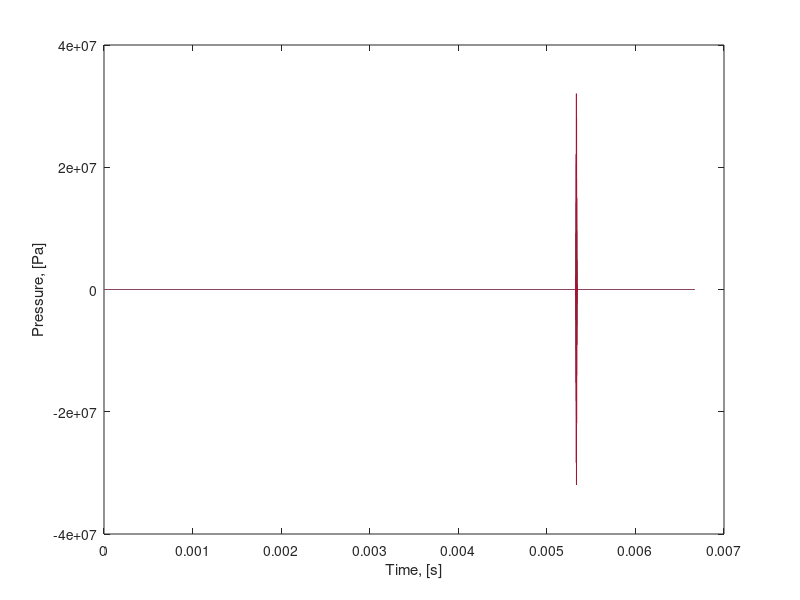
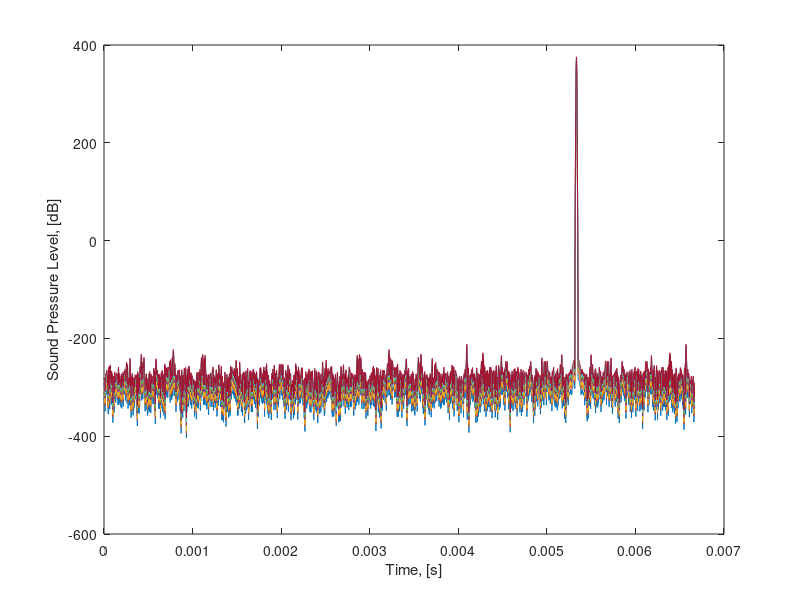
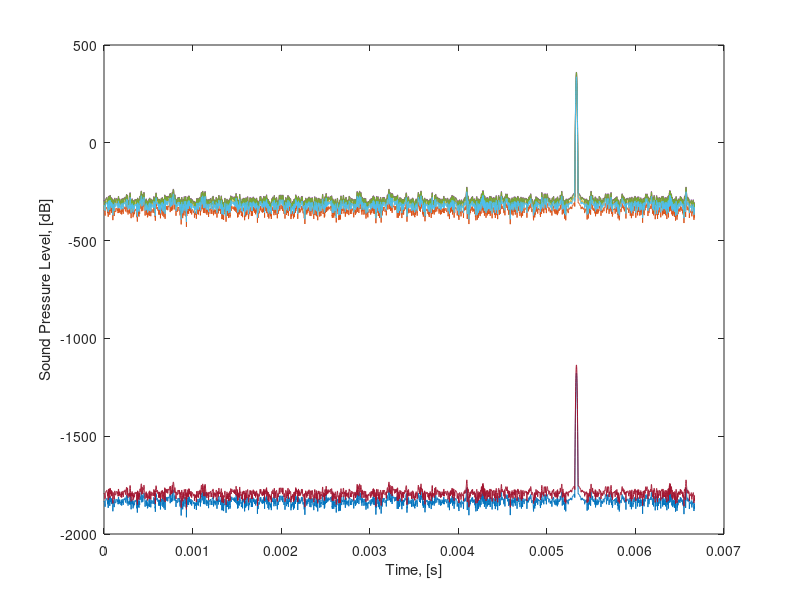

Reproduce these figures in MATLAB, in order.
%% Single Beam Sonar
%% Sonar Point-Scatter Model
% Contributors: Andreina Rascon, Derek Olson, Woeng-Sug Choi

clear;
close all;
clc;

% Input Parameters
% The BlueView P900-45 is used as an example sonar for the purposes of
% demonstrating the point-scatter model


%% Sonar Parameters
sonarFreq = 900E3; % Sonar frquency
bandwidth = 29.5e4; % [Hz]
freqResolution = 100e2;
beamWidth = 0.1; % radians
nRays = 3;


% Beam Parameters
nBeams = 7;

% th = absolute look angle
th = linspace(-beamWidth,beamWidth,nBeams);
% th = beamWidth.*(-nBeams/2+1:nBeams/2); % assuming the sonar is centered at zero theta

% sinc = @(x) sin(x)./x;

%% Input Parameters
soundSpeed = 1500.0; % [m/s]

% % Incidence angle calculation
% ray.vector = [z_xi z_yi z_zi];  % directions, magnitude is 1
% norm.vector = [n_xi n_yi n_zi]; % directions, magnitude is 1
% psi = acos(dot(ray.vector,norm.vector));    % [rad]
% ray.alpha = pi-psi;

% Target information (which should be obtained from ray gazebo plugin)
% 3 Targets, One dimension, no incident angle

ray.distance = [1, 5, 1];
ray.alpha = [0, 0, 0];
ray.azimuthAngleWidth = [0.1, 0.1, 0.1];
ray.elevationAngleWidth = [0.1, 0.1, 0.1];

% Surface Reflectivity
mu = 10e-4;


% Frequency spectrum
fmin = sonarFreq - bandwidth/2*4;
fmax = sonarFreq + bandwidth/2*4;

% Sampling periods
max_T = max(ray.distance)*2/soundSpeed;
delta_f = 1/max_T;
delta_t = 1/(fmax - fmin);

nFreq = round((fmax - fmin) / delta_f);
freq = linspace(fmin,fmax,nFreq);
time = linspace(0,max_T,nFreq);
NT = nFreq; % dimensionless number of time samples

% Transmit spectrum, frequency domain
S_f = 1e11*exp(-(freq-sonarFreq).^2.*pi^2./bandwidth^2);

% define wave vector
kw = 2*pi*freq/soundSpeed;
        
% add attenuation
absorption = 0.0354; % [dB/m]
attenuation = absorption*log(10)/20;
K = kw + 1j*attenuation;

%% Point Scattering model
% Calculate echo level using the point scatter model

P_f = zeros(nBeams,nRays,nFreq);    % pre-allocate P(f)
P_f_ray = zeros(nRays,nFreq);       % pre-allocate ray P(f)
P_t_modified = zeros(nBeams,nFreq);
% beamPatternCurrent = zeros(nBeams);


% Beamforming Loop

for k = 1:nBeams
    
    % Ray Loop
    for i = 1:nRays
        xi_z = rand;   % generate a random number, (Gaussian noise)
        xi_y = rand;   % generate another random number, (Gaussian noise)
        
        alpha = ray.alpha(i);
        distance = ray.distance(i);
        azimuthAngleWidth = ray.azimuthAngleWidth(i);
        elevationAngleWidth = ray.elevationAngleWidth(i);
        amplitude = ((xi_z+1j*xi_y)/sqrt(2))*(sqrt(mu*cos(alpha)^2*distance^2*azimuthAngleWidth*elevationAngleWidth));
        
        % travel time
        travelTime = distance*2/soundSpeed;
        
        
        % Summation of Echo returned from a signal
        P_f_ray(i,:) = (P_f_ray(i,:) + S_f.*amplitude.*exp(1i.*K.*distance*2)./(distance^2));
        
    end
        P_f(k,i,:) = P_f_ray(i,:); 
     
        P_beam = squeeze(sum(P_f,2));
        

        thetaCurrent =  th(k); % should be th(k) but at 0 you get NaN, need 
                               % to make a condition because it is undefined at 0 to just make it a smal number;
        
%         beamPatternCurrent = [.1 .5 .75 1 .75 .5 .1];
        beamPatternCurrent = (sinc((pi*0.88./(pi*.88./th))./beamWidth)).^2;
        % frequency domain to time domain
        P_t = ifft(P_beam,[],2);
     
        P_t_modified = beamPatternCurrent'.*P_t; %p_t is nFreqxnBeams, and beamPatternCurrent is nBeamsx1
    
end



%% Plotting

% Plot inverse fast fourier transform 


% % figure (1)
plot(time,P_t)
xlabel('Time, [s]')
ylabel('Pressure, [Pa]')

% % % Plot Sound Pressure Level of Echo Level
SPL = 20*log(abs(P_t)); % sound pressure level, [dB]

figure (2)
plot(time,SPL)
xlabel('Time, [s]')
ylabel('Sound Pressure Level, [dB]')


% % Plotting Beam Formed Data
 
SPL_modified = 20*log(abs(P_t_modified)); % sound pressure level, [dB]

figure (3)
plot(time,SPL_modified)
xlabel('Time, [s]')
ylabel('Sound Pressure Level, [dB]')

% Plot Image
% use imagesc, zoom in

% imagesc(SPL_modified')

function y = sinc(x)
     y = abs(sin(x)./x);
     y(x==0) = 1;
end

